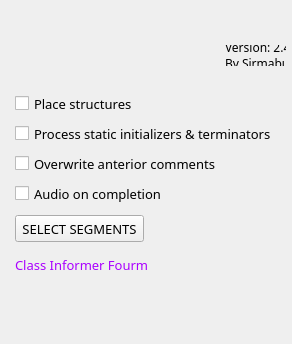
<?xml version="1.0" encoding="UTF-8"?>
<ui version="4.0">
 <class>MainCIDialog</class>
 <widget class="QDialog" name="MainCIDialog">
  <property name="geometry">
   <rect>
    <x>0</x>
    <y>0</y>
    <width>292</width>
    <height>344</height>
   </rect>
  </property>
  <property name="sizePolicy">
   <sizepolicy hsizetype="Fixed" vsizetype="Fixed">
    <horstretch>0</horstretch>
    <verstretch>0</verstretch>
   </sizepolicy>
  </property>
  <property name="minimumSize">
   <size>
    <width>292</width>
    <height>344</height>
   </size>
  </property>
  <property name="maximumSize">
   <size>
    <width>292</width>
    <height>344</height>
   </size>
  </property>
  <property name="windowTitle">
   <string notr="true">Class Informer</string>
  </property>
  <property name="windowIcon">
   <iconset resource="ClassInformerRes.qrc">
    <normaloff>:/classinf/icon.png</normaloff>:/classinf/icon.png</iconset>
  </property>
  <property name="toolTip">
   <string notr="true"/>
  </property>
  <property name="modal">
   <bool>true</bool>
  </property>
  <widget class="QDialogButtonBox" name="buttonBox">
   <property name="geometry">
    <rect>
     <x>120</x>
     <y>312</y>
     <width>156</width>
     <height>24</height>
    </rect>
   </property>
   <property name="orientation">
    <enum>Qt::Horizontal</enum>
   </property>
   <property name="standardButtons">
    <set>QDialogButtonBox::NoButton</set>
   </property>
   <property name="centerButtons">
    <bool>false</bool>
   </property>
  </widget>
  <widget class="QCheckBox" name="checkBox1">
   <property name="geometry">
    <rect>
     <x>15</x>
     <y>95</y>
     <width>121</width>
     <height>17</height>
    </rect>
   </property>
   <property name="font">
    <font>
     <family>Noto Sans</family>
     <pointsize>10</pointsize>
    </font>
   </property>
   <property name="toolTip">
    <string notr="true"/>
   </property>
   <property name="text">
    <string>Place structures</string>
   </property>
  </widget>
  <widget class="QCheckBox" name="checkBox2">
   <property name="geometry">
    <rect>
     <x>15</x>
     <y>125</y>
     <width>256</width>
     <height>17</height>
    </rect>
   </property>
   <property name="font">
    <font>
     <family>Noto Sans</family>
     <pointsize>10</pointsize>
    </font>
   </property>
   <property name="toolTip">
    <string notr="true"/>
   </property>
   <property name="text">
    <string>Process static initializers &amp;&amp; terminators</string>
   </property>
  </widget>
  <widget class="QCheckBox" name="checkBox3">
   <property name="geometry">
    <rect>
     <x>15</x>
     <y>155</y>
     <width>201</width>
     <height>17</height>
    </rect>
   </property>
   <property name="font">
    <font>
     <family>Noto Sans</family>
     <pointsize>10</pointsize>
    </font>
   </property>
   <property name="toolTip">
    <string notr="true"/>
   </property>
   <property name="text">
    <string>Overwrite anterior comments</string>
   </property>
  </widget>
  <widget class="QCheckBox" name="checkBox4">
   <property name="geometry">
    <rect>
     <x>15</x>
     <y>185</y>
     <width>151</width>
     <height>17</height>
    </rect>
   </property>
   <property name="font">
    <font>
     <family>Noto Sans</family>
     <pointsize>10</pointsize>
    </font>
   </property>
   <property name="toolTip">
    <string notr="true"/>
   </property>
   <property name="text">
    <string>Audio on completion</string>
   </property>
  </widget>
  <widget class="QLabel" name="linkLabel">
   <property name="geometry">
    <rect>
     <x>15</x>
     <y>256</y>
     <width>141</width>
     <height>16</height>
    </rect>
   </property>
   <property name="font">
    <font>
     <family>Noto Sans</family>
     <pointsize>10</pointsize>
    </font>
   </property>
   <property name="frameShadow">
    <enum>QFrame::Sunken</enum>
   </property>
   <property name="text">
    <string>&lt;a href=&quot;http://www.macromonkey.com/bb/index.php/topic,13.0.html&quot; style=&quot;color:#AA00FF;&quot;&gt;Class Informer Fourm&lt;/a&gt;</string>
   </property>
   <property name="textFormat">
    <enum>Qt::AutoText</enum>
   </property>
   <property name="openExternalLinks">
    <bool>true</bool>
   </property>
  </widget>
  <widget class="QLabel" name="image">
   <property name="geometry">
    <rect>
     <x>0</x>
     <y>0</y>
     <width>292</width>
     <height>74</height>
    </rect>
   </property>
   <property name="toolTip">
    <string notr="true"/>
   </property>
   <property name="text">
    <string/>
   </property>
   <property name="textFormat">
    <enum>Qt::PlainText</enum>
   </property>
   <property name="pixmap">
    <pixmap resource="ClassInformerRes.qrc">:/classinf/banner.png</pixmap>
   </property>
   <property name="textInteractionFlags">
    <set>Qt::NoTextInteraction</set>
   </property>
  </widget>
  <widget class="QLabel" name="versionLabel">
   <property name="geometry">
    <rect>
     <x>225</x>
     <y>45</y>
     <width>61</width>
     <height>21</height>
    </rect>
   </property>
   <property name="font">
    <font>
     <family>Noto Sans</family>
     <pointsize>9</pointsize>
    </font>
   </property>
   <property name="toolTip">
    <string notr="true"/>
   </property>
   <property name="text">
    <string>Version: 2.4
By Sirmabus</string>
   </property>
   <property name="textFormat">
    <enum>Qt::PlainText</enum>
   </property>
   <property name="textInteractionFlags">
    <set>Qt::NoTextInteraction</set>
   </property>
  </widget>
  <widget class="QPushButton" name="pushButton1">
   <property name="geometry">
    <rect>
     <x>15</x>
     <y>215</y>
     <width>129</width>
     <height>27</height>
    </rect>
   </property>
   <property name="font">
    <font>
     <family>Noto Sans</family>
     <pointsize>10</pointsize>
    </font>
   </property>
   <property name="toolTip">
    <string notr="true">&lt;html&gt;&lt;head/&gt;&lt;body&gt;&lt;p&gt;Optionally select wich segments to scan for strings.&lt;/p&gt;&lt;/body&gt;&lt;/html&gt;</string>
   </property>
   <property name="text">
    <string notr="true">SELECT SEGMENTS</string>
   </property>
   <property name="autoDefault">
    <bool>false</bool>
   </property>
  </widget>
 </widget>
 <resources>
  <include location="ClassInformerRes.qrc"/>
  <include location="ClassInformerRes.qrc"/>
 </resources>
 <connections>
  <connection>
   <sender>buttonBox</sender>
   <signal>accepted()</signal>
   <receiver>MainCIDialog</receiver>
   <slot>accept()</slot>
   <hints>
    <hint type="sourcelabel">
     <x>248</x>
     <y>254</y>
    </hint>
    <hint type="destinationlabel">
     <x>157</x>
     <y>274</y>
    </hint>
   </hints>
  </connection>
  <connection>
   <sender>buttonBox</sender>
   <signal>rejected()</signal>
   <receiver>MainCIDialog</receiver>
   <slot>reject()</slot>
   <hints>
    <hint type="sourcelabel">
     <x>316</x>
     <y>260</y>
    </hint>
    <hint type="destinationlabel">
     <x>286</x>
     <y>274</y>
    </hint>
   </hints>
  </connection>
  <connection>
   <sender>pushButton1</sender>
   <signal>pressed()</signal>
   <receiver>MainCIDialog</receiver>
   <slot>segmentSelect()</slot>
   <hints>
    <hint type="sourcelabel">
     <x>79</x>
     <y>228</y>
    </hint>
    <hint type="destinationlabel">
     <x>145</x>
     <y>169</y>
    </hint>
   </hints>
  </connection>
 </connections>
 <slots>
  <slot>segmentSelect()</slot>
 </slots>
</ui>
